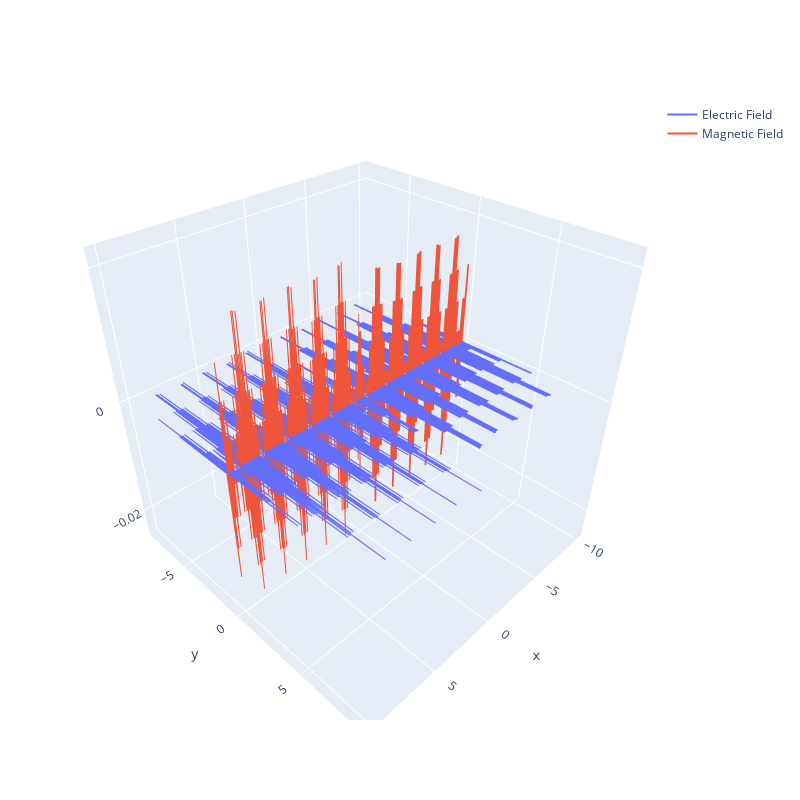

The notebook cell saved with this chart:
### Markdown cell above
Like the previous plots, the below plots are of the defined wave for an electric field that is then used in code for Faraday's Law.

Here, the electric field is represented by a square wave.

### Code cell
#Reed
def gensquare(amp,t,num):
    func = 0
    nmax = 2*num-1
    index = np.arange(1,nmax,2)
    L = np.pi
    for n in index:
        func += (1/n)*np.sin(n*np.pi*t/L)
    return(amp*(4/np.pi)*func)

def square(amp,freq,t,x,num):
    return(gensquare(amp,t,num))

def source_sq(t):
    return square(1,omega,t,0,100)
  
plt.figure(figsize=(10, 10), dpi=80)
ax = plt.axes(projection='3d')
ax.plot3D(t, -square(10,0.2,t,1,20), v,label= 'Electric Field ')
ax.plot3D(t, v, -square(10,0.2,t,1,20),label= 'Magnetic Field ')
ax.plot(t,v,v, 'black',label= 'Horizontal Zero',)
ax.set_xlabel('x')
ax.set_ylabel('y')
ax.set_zlabel('z')
ax.legend()


Ex = np.zeros([jmax+1,2])  
Hz = np.zeros([jmax+1,2])  

for n in range(nmax):
  #Magnetic field boundaries
    Hz[jmax-1,1] = Hz[jmax-2,0]
  #Update Magnetic field
    for j in range(jmax-1):
        Hz[j,1] = Hz[j,0] + dt/(dx*mu0) * (Ex[j+1,1] - Ex[j,1])
        Hz[j,0] = Hz[j,1]
  #Magnetic field source
    Hz[jsource-1,1] -= source_sq(n)/Z

  #Update Electric Field boundaries
    Ex[0,1] = Ex[1,0]
  #Update electric field
    for j in range(1,jmax):
        Ex[j,1] = Ex[j,0] + dt/(dx*eps0) * (Hz[j,1]-Hz[j-1,1])
        Ex[j,0] = Ex[j,1]

  #Electric field source
    Ex[jsource,1] += source_sq(n+1)
    Ex[jsource,0] = Ex[jsource,1]
    
  #Compute Fourier Transform
    tax = np.linspace(-10.,10.,501)
    f = np.linspace(-2.,2.,40001)
    fE,freqE = ff(Ex[:,0],tax)
    fH,freqH = ff(Hz[:,0],tax)

fig = go.Figure()
fig.add_trace(
   go.Scatter3d(x=t, 
                y=Ex[:,1], 
                z=v,
                name = 'Electric Field',
                mode = 'lines'))
fig.add_trace(
   go.Scatter3d(x=t, 
                y=v, 
                z=Hz[:,1],
                name = 'Magnetic Field',
                mode = 'lines'))

fig.update_layout(
    autosize=False,
    width=800,
    height=800)
fig.show()

fig, axs = py.subplots(2,1)
axs[0].plot(fE, np.real(freqE),label='real part of FFT for E')
axs[0].plot(fE, np.imag(freqE),label='imaginary part of FFT for E')
axs[0].legend()
axs[1].plot(fH, np.real(freqH),label='real part of FFT for H')
axs[1].plot(fH, np.imag(freqH),label='imaginary part of FFT for H')
axs[1].legend()
fig.show()

### Figure 1 — Plotly figure (JSON) as saved in the notebook; plotly's stock layout.template omitted (floating-point values rounded to 4 significant figures; data arrays with more than 128 entries replaced by an {"elided": "..."} marker saying what was removed)
{"data": [{"mode": "lines", "name": "Electric Field", "type": "scatter3d", "x": {"elided": "501 float values"}, "y": {"elided": "501 float values"}, "z": {"elided": "501 int values"}}, {"mode": "lines", "name": "Magnetic Field", "type": "scatter3d", "x": {"elided": "501 float values"}, "y": {"elided": "501 int values"}, "z": {"elided": "501 float values"}}], "layout": {"autosize": false, "height": 800, "width": 800}}
